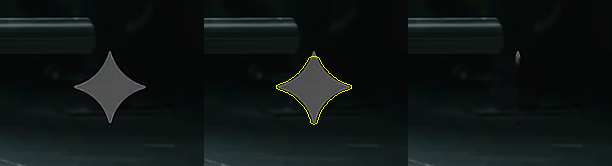
#> input picture Project/hero_video_comparison.png, 612 x 166 px
$ python process_project.py   (older library calls are emulated)
#> lines starting #> are read from the running program, lines starting #| are printed output that depends on the picture; after the words box and inside, x2 and y2 are one past the last pixel; in counts of white or black regions, pixels touching at a corner belong together
### watermark_engine.py
#!/usr/bin/env python3
"""
Universal Watermark Remover Engine ("OmniMark Engine")
=====================================================
Removes any watermark from videos and images:
- Any position: corners, center, tickers, timestamps, subtitles, diagonal patterns.
- Any format: MP4, WebM, MOV, AVI, MKV, PNG, JPG, WEBP.
- Flexible masks: Auto-detection, rectangular bounding boxes, multi-region boxes, or freehand brush masks.
- Multiple inpainting methods: OpenCV TELEA, Navier-Stokes, or smart contrast-aware masking.
- Lossless audio preservation using ffmpeg remuxing.
"""

from __future__ import annotations

import argparse
import datetime as dt
import os
import shutil
import subprocess
import sys
import tempfile
import uuid
from typing import Callable, List, Optional, Tuple, Union

import cv2
import numpy as np
from PIL import Image

IMAGE_EXTENSIONS = {".png", ".jpg", ".jpeg", ".webp", ".bmp", ".tiff"}
VIDEO_EXTENSIONS = {".mp4", ".mov", ".avi", ".mkv", ".webm", ".m4v", ".flv", ".wmv"}

PRESETS = {
    "bottom_right": lambda w, h: (int(w * 0.78), int(h * 0.88), int(w * 0.20), int(h * 0.10)),
    "bottom_left": lambda w, h: (int(w * 0.02), int(h * 0.88), int(w * 0.20), int(h * 0.10)),
    "top_right": lambda w, h: (int(w * 0.78), int(h * 0.02), int(w * 0.20), int(h * 0.10)),
    "top_left": lambda w, h: (int(w * 0.02), int(h * 0.02), int(w * 0.20), int(h * 0.10)),
    "seedance": lambda w, h: (int(w * 0.75), int(h * 0.90), int(w * 0.23), int(h * 0.08)),
    "gemini": lambda w, h: (int(w * 0.86), int(h * 0.76), int(w * 0.12), int(h * 0.20)),
    "tiktok": lambda w, h: (int(w * 0.75), int(h * 0.03), int(w * 0.22), int(h * 0.08)),
    "bottom_center": lambda w, h: (int(w * 0.20), int(h * 0.90), int(w * 0.60), int(h * 0.08)),
    "center": lambda w, h: (int(w * 0.25), int(h * 0.40), int(w * 0.50), int(h * 0.20)),
}


def _sparkle_template(size: int = 64) -> np.ndarray:
    """Return a filled 4-point sparkle template for AI logo/Gemini watermark detection."""
#> called with size = 64
    edge = size - 1
    points = np.array(
        [
            (0.50 * edge, 0.00 * edge),
            (0.62 * edge, 0.36 * edge),
            (1.00 * edge, 0.50 * edge),
            (0.62 * edge, 0.64 * edge),
            (0.50 * edge, 1.00 * edge),
            (0.38 * edge, 0.64 * edge),
            (0.00 * edge, 0.50 * edge),
            (0.38 * edge, 0.36 * edge),
        ],
        dtype=np.int32,
    )
    template = np.zeros((size, size), dtype=np.uint8)
    cv2.fillPoly(template, [points], 255)
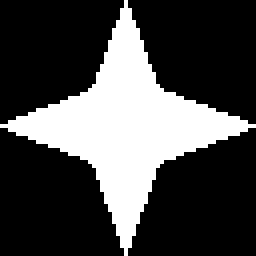
#> template: shape (64, 64) (shown 4 times larger); 28.5% white; 1 white region, box (x1, y1, x2, y2) and area: (0, 0, 64, 64) 1167
    return template


SPARKLE_TEMPLATE = _sparkle_template(64)


# [11 lines left out: function find_ffmpeg, not called in this run]


def is_image_file(path: str) -> bool:
    ext = os.path.splitext(path)[1].lower()
    return ext in IMAGE_EXTENSIONS


def is_video_file(path: str) -> bool:
    ext = os.path.splitext(path)[1].lower()
    return ext in VIDEO_EXTENSIONS


# [126 lines left out: functions build_default_output_path, sample_video_frames, auto_detect_temporal_watermark, auto_detect_gemini_sparkle, not called in this run]


def extract_anti_reflection_mask(
    frame: np.ndarray,
    region: Tuple[int, int, int, int],
    sensitivity: float = 0.5,
) -> np.ndarray:
    """
    Intelligent anti-reflection mask extractor.
    Isolates ONLY the watermark logo/text pixels using contour filtering and edge detection,
    preventing any color bleeding or smearing from adjacent objects (e.g. barbells, edges).
    """
    rx, ry, rw, rh = region
    mask = np.zeros(frame.shape[:2], dtype=np.uint8)
    crop = frame[ry : ry + rh, rx : rx + rw]
    if crop.size == 0:
        return mask

    gray = cv2.cvtColor(crop, cv2.COLOR_BGR2GRAY)

    # 1. Gradient magnitude
    sobelx = cv2.Sobel(gray, cv2.CV_64F, 1, 0, ksize=3)
    sobely = cv2.Sobel(gray, cv2.CV_64F, 0, 1, ksize=3)
    grad = np.sqrt(sobelx**2 + sobely**2)
    grad = np.uint8(np.clip(grad / (grad.max() + 1e-4) * 255, 0, 255))

    # 2. Multi-thresholding for both dark and bright watermark strokes
    thresh_val = int(25 + (1.0 - sensitivity) * 50)
    _, binary_bright = cv2.threshold(gray, thresh_val, 255, cv2.THRESH_BINARY)
    _, binary_grad = cv2.threshold(grad, 25, 255, cv2.THRESH_BINARY)
    combined = cv2.bitwise_or(binary_bright, binary_grad)

    # 3. Contour analysis to isolate the watermark object
    contours, _ = cv2.findContours(combined, cv2.RETR_EXTERNAL, cv2.CHAIN_APPROX_SIMPLE)
    logo_roi_mask = np.zeros_like(gray)

    # Filter out tiny noise and gigantic full-box borders
    valid_contours = []
    box_area = rw * rh
    for cnt in contours:
        area = cv2.contourArea(cnt)
        if area < 25 or area > (box_area * 0.90):
            continue
        valid_contours.append(cnt)

    if valid_contours:
        cv2.drawContours(logo_roi_mask, valid_contours, -1, 255, thickness=cv2.FILLED)
        # Dilate by 4-5px with ellipse to cleanly encompass all anti-aliased outer edges and drop shadows
        kernel = cv2.getStructuringElement(cv2.MORPH_ELLIPSE, (5, 5))
        logo_roi_mask = cv2.dilate(logo_roi_mask, kernel, iterations=2)
        mask[ry : ry + rh, rx : rx + rw] = logo_roi_mask
    else:
        # Safe fallback: centered diamond/ellipse (covers center 70% instead of raw full rectangle)
        center_x, center_y = rx + rw // 2, ry + rh // 2
        cv2.ellipse(mask, (center_x, center_y), (int(rw * 0.40), int(rh * 0.40)), 0, 0, 360, 255, -1)

    return mask


# [7 lines left out: function refine_mask_contrast, not called in this run]


def create_inpaint_mask(
    image_shape: Tuple[int, int],
    regions: Optional[List[Tuple[int, int, int, int]]] = None,
    custom_mask: Optional[np.ndarray] = None,
    frame: Optional[np.ndarray] = None,
    use_refinement: bool = True,
) -> np.ndarray:
    """
    Constructs the final binary mask for inpainting.
    Defaults to anti-reflection precision contour refinement whenever a frame is provided.
    """
    h, w = image_shape[:2]
    final_mask = np.zeros((h, w), dtype=np.uint8)

    if regions:
        for rx, ry, rw, rh in regions:
            rx = max(0, min(int(rx), w - 1))
            ry = max(0, min(int(ry), h - 1))
            rw = max(1, min(int(rw), w - rx))
            rh = max(1, min(int(rh), h - ry))

            if use_refinement and frame is not None:
                box_mask = extract_anti_reflection_mask(frame, (rx, ry, rw, rh))
                final_mask = cv2.bitwise_or(final_mask, box_mask)
            else:
                final_mask[ry : ry + rh, rx : rx + rw] = 255

    if custom_mask is not None:
        if custom_mask.shape[:2] != (h, w):
            custom_mask = cv2.resize(custom_mask, (w, h), interpolation=cv2.INTER_NEAREST)
        if len(custom_mask.shape) == 3:
            custom_mask = cv2.cvtColor(custom_mask, cv2.COLOR_BGR2GRAY)
        _, custom_binary = cv2.threshold(custom_mask, 10, 255, cv2.THRESH_BINARY)
        final_mask = cv2.bitwise_or(final_mask, custom_binary)

    # Smooth the mask boundaries slightly for natural inpainting transition
    kernel = cv2.getStructuringElement(cv2.MORPH_ELLIPSE, (3, 3))
    final_mask = cv2.dilate(final_mask, kernel, iterations=1)
    return final_mask


def inpaint_frame(
    frame: np.ndarray,
    mask: np.ndarray,
    method: str = "ns",
    radius: int = 2,
) -> np.ndarray:
    """Inpaints watermark pixels in a single frame using Navier-Stokes (smooth, zero-bleed) by default."""
    if np.count_nonzero(mask) == 0:
        return frame.copy()

    inpaint_flag = cv2.INPAINT_NS if method.lower() in ("ns", "navier-stokes") else cv2.INPAINT_TELEA
    return cv2.inpaint(frame, mask, inpaintRadius=max(1, radius), flags=inpaint_flag)


def process_image(
    input_path: str,
    output_path: Optional[str] = None,
    regions: Optional[List[Tuple[int, int, int, int]]] = None,
    custom_mask: Optional[np.ndarray] = None,
    method: str = "ns",
    radius: int = 2,
    refine: bool = True,
    preset: Optional[str] = None,
) -> str:
    """Removes watermarks from an image file with anti-reflection contour masking by default."""
    if output_path is None:
        output_path = build_default_output_path(input_path)

    img = cv2.imread(input_path)
    if img is None:
        raise IOError(f"Could not read image: {input_path}")

    h, w = img.shape[:2]

    # Resolve preset if given
    if preset and preset in PRESETS:
        regions = [PRESETS[preset](w, h)]

    # If no region or custom mask, attempt auto-detection
    if not regions and custom_mask is None:
        gemini_box = auto_detect_gemini_sparkle(img)
        if gemini_box:
            regions = [gemini_box]
        else:
            regions = [PRESETS["bottom_right"](w, h)]

    mask = create_inpaint_mask((h, w), regions, custom_mask, frame=img, use_refinement=refine)
    result = inpaint_frame(img, mask, method=method, radius=radius)

    os.makedirs(os.path.dirname(os.path.abspath(output_path)), exist_ok=True)
    cv2.imwrite(output_path, result)
    return output_path


# [113 lines left out: function process_video, not called in this run]


def batch_process_project(
    project_dir: str,
    output_dir: Optional[str] = None,
    preset: Optional[str] = None,
    regions: Optional[List[Tuple[int, int, int, int]]] = None,
    method: str = "ns",
    radius: int = 2,
    refine: bool = True,
    create_previews: bool = True,
    file_callback: Optional[Callable[[str, int, int], None]] = None,
    frame_callback: Optional[Callable[[float, int, int], None]] = None,
) -> dict:
    """
    Structural batch processor for any project directory.
    Processes all videos/images with anti-reflection inpainting, saves outputs into an organized
    cleaned directory, and automatically creates side-by-side verification preview images.
    """
#> called with project_dir = 'Project', output_dir = 'Project/cleaned', preset = 'gemini', method = 'ns', radius = 2, refine = True, create_previews = True
    project_dir = os.path.abspath(project_dir)
    if not os.path.exists(project_dir):
        raise FileNotFoundError(f"Project directory not found: {project_dir}")

    if output_dir is None:
        output_dir = os.path.join(project_dir, "cleaned")
    os.makedirs(output_dir, exist_ok=True)

    preview_dir = os.path.join(output_dir, "previews")
    if create_previews:
        os.makedirs(preview_dir, exist_ok=True)

    # Collect files, excluding output folders and existing clean files
    media_files = []
    all_exts = IMAGE_EXTENSIONS.union(VIDEO_EXTENSIONS)
    for root, dirs, files in os.walk(project_dir):
        # Don't recurse into output/cleaned/previews directories
        dirs[:] = [d for d in dirs if d.lower() not in ("cleaned", "previews", "outputs", "_internal", ".git")]
        for f in files:
            ext = os.path.splitext(f)[1].lower()
            if ext in all_exts and "_clean" not in f.lower():
                media_files.append(os.path.join(root, f))

    media_files.sort()
    total_files = len(media_files)

    results = {
        "project_dir": project_dir,
        "output_dir": output_dir,
        "total": total_files,
        "processed": [],
        "failed": [],
    }

    start_project = dt.datetime.now()

    for idx, filepath in enumerate(media_files, 1):
        filename = os.path.basename(filepath)
        rel_path = os.path.relpath(filepath, project_dir)
        target_out = os.path.join(output_dir, filename)

        if file_callback:
            file_callback(filename, idx, total_files)

        try:
            # 1. Preview snapshot creation
            if create_previews:
                sample_frame = None
                if is_video_file(filepath):
                    cap = cv2.VideoCapture(filepath)
                    ret, sample_frame = cap.read()
                    cap.release()
                elif is_image_file(filepath):
                    sample_frame = cv2.imread(filepath)
#> sample_frame is the input picture: shape (166, 612, 3); mean B, G, R 21.2, 22, 16.2

                if sample_frame is not None:
                    sh, sw = sample_frame.shape[:2]
#> sh = 166; sw = 612
                    target_regions = regions
                    if not target_regions and preset:
                        target_regions = [PRESETS[preset](sw, sh)] if preset in PRESETS else None
#> target_regions = [(526, 126, 73, 33)]
                    if not target_regions:
                        sparkle = auto_detect_gemini_sparkle(sample_frame)
                        target_regions = [sparkle] if sparkle else [PRESETS["gemini"](sw, sh)]

                    preview_mask = create_inpaint_mask((sh, sw), target_regions, frame=sample_frame, use_refinement=refine)
#> the loop in create_inpaint_mask, `for rx, ry, rw, rh in regions:` made 1 pass
#> pass 1, in extract_anti_reflection_mask, `sobely = cv2.Sobel(gray, cv2.CV_64F, 0, 1, ksize=3)`:
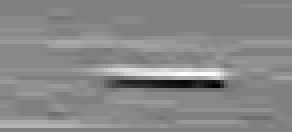
#> sobely: shape (33, 73) float64 (shown 4 times larger); min -59, max 59, mean 3.8; drawn with min black and max white
#> after the loop in create_inpaint_mask, `for rx, ry, rw, rh in regions:`:
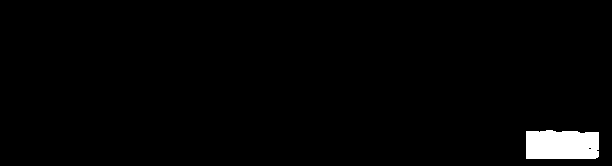
#> final_mask: shape (166, 612); 2% white; 1 white region, box (x1, y1, x2, y2) and area: (526, 130, 599, 159) 2010
#> in create_inpaint_mask, `final_mask = cv2.dilate(final_mask, kernel, iterations=1)`: final_mask: shape (166, 612); 2.2% white; 1 white region, box (x1, y1, x2, y2) and area: (525, 129, 600, 160) 2212
                    preview_clean = inpaint_frame(sample_frame, preview_mask, method=method, radius=radius)

                    # Create crop preview
                    if target_regions:
                        rx, ry, rw, rh = target_regions[0]
#> rx = 526; ry = 126; rw = 73; rh = 33
                        pad = 40
                        cx1 = max(0, rx - pad)
#> cx1 = 486
                        cy1 = max(0, ry - pad)
#> cy1 = 86
                        cx2 = min(sw, rx + rw + pad)
#> cx2 = 612
                        cy2 = min(sh, ry + rh + pad)
#> cy2 = 166

                        p_orig = sample_frame[cy1:cy2, cx1:cx2].copy()
                        p_clean = preview_clean[cy1:cy2, cx1:cx2]
                        p_mask = preview_mask[cy1:cy2, cx1:cx2]
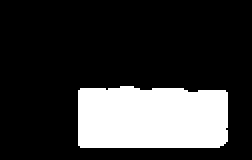
#> p_mask: shape (80, 126) (shown 2 times larger); 21.9% white; 1 white region

                        contours, _ = cv2.findContours(p_mask, cv2.RETR_EXTERNAL, cv2.CHAIN_APPROX_SIMPLE)
#> contours = 1 contour; box (x1, y1, x2, y2) and area: (39, 43, 114, 74) 2112
                        p_contour = p_orig.copy()
                        cv2.drawContours(p_contour, contours, -1, (0, 255, 255), 1)
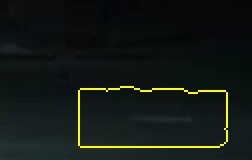
#> p_contour: shape (80, 126, 3) (shown 2 times larger); mean B, G, R 20.3, 25.7, 18.9

                        triptych = np.hstack([p_orig, p_contour, p_clean])
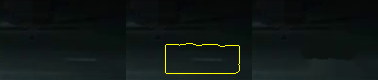
#> triptych: shape (80, 378, 3); mean B, G, R 20.6, 22.7, 15.7
                        base_no_ext = os.path.splitext(filename)[0]
                        cv2.imwrite(os.path.join(preview_dir, f"{base_no_ext}_preview.png"), triptych)

            # 2. Main processing
            if is_video_file(filepath):
                res = process_video(
                    filepath,
                    output_path=target_out,
                    regions=regions,
                    preset=preset,
                    method=method,
                    radius=radius,
                    refine=refine,
                    progress_callback=frame_callback,
                )
                results["processed"].append({"file": rel_path, "output": res, "type": "video"})
            elif is_image_file(filepath):
                res = process_image(
                    filepath,
                    output_path=target_out,
                    regions=regions,
                    preset=preset,
                    method=method,
                    radius=radius,
                    refine=refine,
                )
#> the loop in create_inpaint_mask (call 2), `for rx, ry, rw, rh in regions:` made 1 pass
#> pass 1, in extract_anti_reflection_mask (call 2), `_, binary_grad = cv2.threshold(grad, 25, 255, cv2.THRESH_BINARY)`:
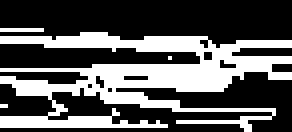
#> binary_grad: shape (33, 73) (shown 4 times larger); 34.7% white; 4 white regions (3 under 20 px), largest, box (x1, y1, x2, y2) and area: (0, 8, 73, 33) 822
                results["processed"].append({"file": rel_path, "output": res, "type": "image"})

        except Exception as e:
            results["failed"].append({"file": rel_path, "error": str(e)})

    results["elapsed_seconds"] = (dt.datetime.now() - start_project).total_seconds()
    return results

### process_project.py
#!/usr/bin/env python3
"""
OmniMark Project Processor
==========================
Structural batch watermark remover for entire project directories.
Automates watermark detection, anti-reflection contour masking,
Navier-Stokes inpainting, lossless audio remuxing, and preview generation.

Usage:
  python process_project.py Project/
  python process_project.py /path/to/folder -o /path/to/cleaned/
  python process_project.py Project/ --preset gemini
"""

from __future__ import annotations

import argparse
import os
import sys
import time

import watermark_engine


def print_banner():
    print("=" * 65)
    print("  OmniMark - Universal Project Watermark Remover")
    print("  Engine: Anti-Reflection Contour Masking + Navier-Stokes")
    print("=" * 65)


def main():
    parser = argparse.ArgumentParser(
        description="Batch remove watermarks from an entire project directory with anti-reflection inpainting.",
        formatter_class=argparse.RawDescriptionHelpFormatter,
    )
    parser.add_argument(
        "directory",
        nargs="?",
        default="Project",
        help="Path to project directory containing videos and images (default: 'Project')",
    )
    parser.add_argument(
        "-o",
        "--output",
        default=None,
        help="Destination directory for cleaned files (default: <directory>/cleaned/)",
    )
    parser.add_argument(
        "-p",
        "--preset",
        choices=list(watermark_engine.PRESETS.keys()),
        default="gemini",
        help="Watermark preset location (default: gemini)",
    )
    parser.add_argument(
        "-m",
        "--method",
        choices=["ns", "telea"],
        default="ns",
        help="Inpainting method: 'ns' (Navier-Stokes, anti-reflection) or 'telea'. Default: ns",
    )
    parser.add_argument(
        "--radius",
        type=int,
        default=2,
        help="Inpainting blend radius in pixels (default: 2)",
    )
    parser.add_argument(
        "--no-previews",
        action="store_true",
        help="Disable automatic side-by-side verification preview image generation",
    )

    args = parser.parse_args()
    target_dir = os.path.abspath(args.directory)

    if not os.path.exists(target_dir):
        print(f"Error: Directory '{target_dir}' does not exist.")
        sys.exit(1)

    output_dir = os.path.abspath(args.output) if args.output else os.path.join(target_dir, "cleaned")
    preview_dir = os.path.join(output_dir, "previews")

    print_banner()
    print(f"Target Directory: {target_dir}")
    print(f"Output Directory: {output_dir}")
    print(f"Preset / Model:   {args.preset}")
    print(f"Inpainting Engine: {args.method.upper()} (Radius: {args.radius}px, Anti-Reflection: ON)")
    print(f"Verification:     {'Side-by-side previews in ' + preview_dir if not args.no_previews else 'Disabled'}")
    print("-" * 65)

    current_file_idx = [0]
    total_file_count = [0]
    file_start_time = [time.time()]

    def on_file(filename: str, idx: int, total: int):
        current_file_idx[0] = idx
        total_file_count[0] = total
        file_start_time[0] = time.time()
        print(f"\n[{idx}/{total}] Processing: {filename}")

    def on_frame(fraction: float, cur: int, tot: int):
        pct = int(fraction * 100)
        bar_len = 25
        filled = int(bar_len * fraction)
        bar = "█" * filled + "-" * (bar_len - filled)
        sys.stdout.write(f"\r    [{bar}] {pct}% ({cur}/{tot} frames)")
        sys.stdout.flush()
        if cur >= tot:
            elapsed = time.time() - file_start_time[0]
            sys.stdout.write(f"  ✓ Done ({elapsed:.1f}s)\n")

    results = watermark_engine.batch_process_project(
        project_dir=target_dir,
        output_dir=output_dir,
        preset=args.preset,
        method=args.method,
        radius=args.radius,
        refine=True,
        create_previews=not args.no_previews,
        file_callback=on_file,
        frame_callback=on_frame,
    )

    print("\n" + "=" * 65)
    print("  PROJECT BATCH SUMMARY")
    print("=" * 65)
    print(f"Total media files found:     {results['total']}")
    print(f"Successfully processed:      {len(results['processed'])}")
    print(f"Failed:                      {len(results['failed'])}")
    print(f"Total time elapsed:          {results.get('elapsed_seconds', 0):.1f}s")
    print(f"Clean files saved in:        {output_dir}")
    if not args.no_previews:
        print(f"Verification previews in:    {preview_dir}")
    print("=" * 65)


if __name__ == "__main__":
    main()
